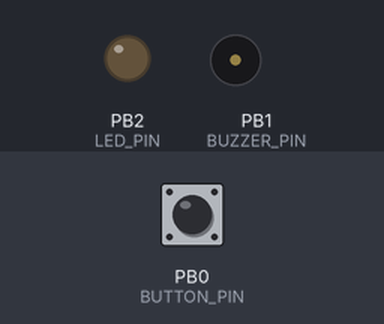
Bench run of a sketch on a simulated ATtiny85, built with avr-gcc and run on an emulated ATtiny85. Shown: output pins drawn as LEDs (lit = HIGH), buzzer (waves = sounding). The test bench sets the inputs (shaded band); at power-on: PB0 (BUTTON_PIN) HIGH. Sleep ends after the set time or at an interrupt.

Above: at 1.2 s.
1.3 s: PB0 (BUTTON_PIN) pulled LOW for 3.2 s
At 1.4 s:
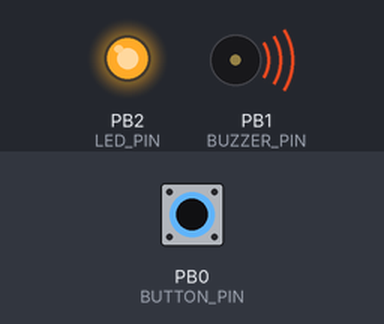
Timing chart, 0 to 6.9 s (numbered marks = the images above; inputs shaded):
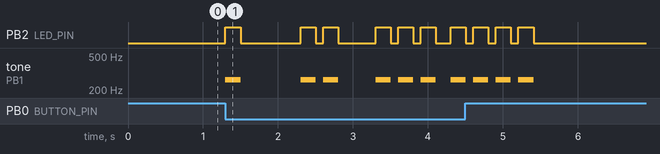

Measured:
- after the input at 1.3 s, PB2 (LED_PIN): LOW → HIGH at once, → LOW 0.20 s later, → HIGH 0.80 s later, → LOW 0.20 s later, … (20 changes in this stretch); tone on PB1 (BUZZER_PIN): plays 262 Hz for 0.20 s, 262 Hz for 0.20 s, 262 Hz for 0.20 s, 262 Hz for 0.20 s, 262 Hz for 0.20 s, 262 Hz for 0.20 s … (10 notes in this stretch), starting at once

The sketch:

TrayTimer.ino
```cpp
#include <avr/sleep.h>

#define BUTTON_PIN 0
#define BUTTON_INT_MASK PCINT0
#define BUZZER_PIN 1
#define NOTE 262
#define LED_PIN 2

// Using core from https://code.google.com/archive/p/arduino-tiny/
// "ATtiny85 @ 1 MHz (internal oscillator; BOD disabled)"

ISR (PCINT0_vect) {}

void setup() {
  pinMode(BUTTON_PIN, INPUT_PULLUP);
  pinMode(LED_PIN, OUTPUT);
  ADCSRA &= ~(1 << ADEN); // disable ADC
  GIMSK |= (1 << PCIE); // enable pin change interrupts
  set_sleep_mode(SLEEP_MODE_PWR_DOWN);
}

int current_index = 0;

// sequences are alternating beep and silence durations in milliseconds
// sequence ends with 0
long sequences[] = {
  200, 55800, 200, 800, 200, 800, 200, 800, 1000, 0,
  200, 100, 200, 8500, 1000, 0,
  200, 100, 200, 100, 200, 55200, 200, 800, 200, 800, 200, 800, 1000, 0,
  200, 100, 200, 100, 200, 100, 200, 115700, 1000, 100, 1000, 100, 1000, 0,
};

int sequences_length = sizeof(sequences) / sizeof(sequences[0]);

void loop() {
  PCMSK |= 1 << BUTTON_INT_MASK; // set interrupt mask to wake on button press
  // go to sleep
  sleep_mode();
  // ... and we're awake

  PCMSK &= ~(1 << BUTTON_INT_MASK); // ignore interrupts for now

  bool beep = true;

  long sequence_start_time = millis();

  while (sequences[current_index] != 0) {
    long start_time = millis();
    if (beep) {
      tone(BUZZER_PIN, NOTE);
      digitalWrite(LED_PIN, HIGH);
    } else {
      noTone(BUZZER_PIN);
      digitalWrite(LED_PIN, LOW);
    }
    beep = !beep;
    while (millis() - start_time < sequences[current_index]) {
      if (millis() - sequence_start_time > 1000L) {
        int button = digitalRead(BUTTON_PIN);
        if (button == LOW) {
          noTone(BUZZER_PIN);
          digitalWrite(LED_PIN, LOW);
          while (sequences[++current_index] != 0) {
          }
          sequence_start_time = millis();
          beep = true;
          break;
        }
      }
    }
    current_index++;
    current_index %= sequences_length;
  }
  noTone(BUZZER_PIN);
  digitalWrite(LED_PIN, LOW);
  current_index++;
  current_index %= sequences_length;
}
```
